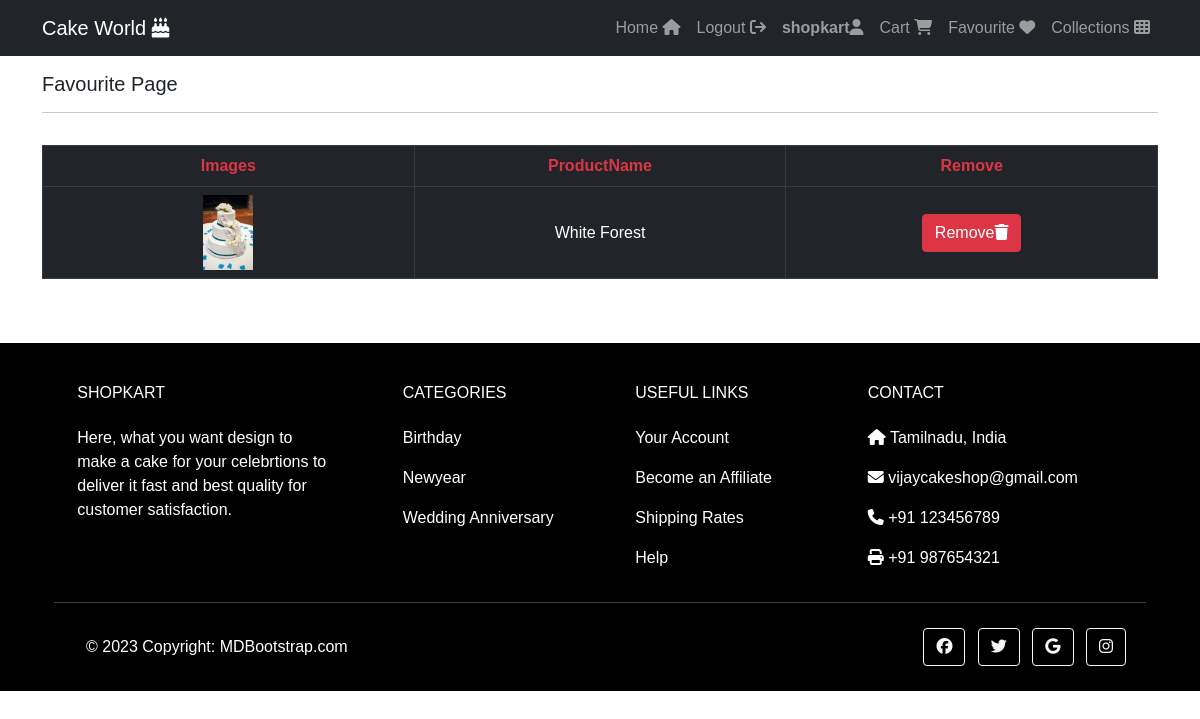
Page /viewfav (signed in) on the committed database.
### shop/models.py (models this page shows, shortened)
class Favourite(models.Model):
    user=models.ForeignKey(User,on_delete=models.CASCADE)
    product=models.ForeignKey(Product,on_delete=models.CASCADE)
    created_at=models.DateTimeField(auto_now_add=True)

class Product(models.Model):
    category=models.ForeignKey(Category,on_delete=models.CASCADE)
    product_name=models.CharField(max_length=200,null=False,blank=False)
    vendor=models.CharField(max_length=200,null=False,blank=False)
    product_image=models.ImageField(upload_to=getFileName,null=True,blank=True)
    quantity=models.IntegerField(null=False,blank=False)
    original_price=models.FloatField(null=False,blank=False)
    selling_price=models.FloatField(null=False,blank=False)
    description=models.TextField(max_length=500,null=False,blank=False)
    status=models.BooleanField(default=False,help_text='0-show,1-hidden')
    created_at=models.DateTimeField(auto_now_add=True)

### shop/views.py (the view)
# urls.py: path('viewfav',views.view_fav,name='viewfav'),
def view_fav(request):
    if request.user.is_authenticated:
        fav_product=Favourite.objects.filter(user=request.user)
        return render(request,'shop/products/fav.html',{'fav':fav_product})
    else:
        return redirect('/')

### shop/templates/shop/products/fav.html (shortened to what this page needs)
{% extends "shop/layouts/main.html" %}
{% block content %}
<div class="container">
    <div class="row">
        <div class="col-12 my-3">
            <h5>Favourite Page</h5>
            <hr>
        </div>
        <div class="col-12">
            <table class="table table-responsive table-bordered table-dark align-middle text-center p-0 ">
                <tr>
                    <td class='text-danger fw-bold'>Images</td>
                    <td class='text-danger fw-bold'>ProductName</td>
                    <td class='text-danger fw-bold'>Remove</td>
                </tr>
                {% for i in fav %}
                <tr class="col-12">
                <td class="col-4"><img src="{{i.product.product_image.url}}" alt="{{i.product.name}}" style="height: 75px;"></td>
                <td class="col-4">{{i.product.product_name}}</td>
                <td class="col-4"><a href="{% url 'removefav' i.id %}" onclick="return confirm('Are Remove this Cake from Favourite ?')" class="btn btn-danger">Remove<i class="fa fa-trash"></i></a></td>
                </tr>
                {% endfor %}
            </table>
        </div>
    </div>
</div>
{% endblock content %}

### shop/templates/shop/Inc/navbar.html (shortened to what this page needs)
<nav class="navbar navbar-expand-lg navbar-dark bg-dark">
    <div class="container">
      <a class="navbar-brand" href="{% url 'home' %}">Cake World <i class="fa fa-birthday-cake"></i></a>
      <div class="collapse navbar-collapse" id="navbarNavAltMarkup">
        <div class="navbar-nav ms-auto">
          <a class="nav-link" aria-current="page" href="{% url 'home' %}">Home
<i class="fa fa-home"></i></a>
          {% if request.user.is_authenticated %}
          <a class="nav-link" href="{% url 'logoutPage' %}">Logout
<i class="fa fa-sign-out"></i></a>
          <a class="nav-link fw-bold" href="#">{{request.user}}<i class="fa fa-user"></i></a>
          <a class="nav-link" href="{% url 'viewcart' %}">Cart
            <i class="fa fa-shopping-cart"></i></a>
          <a class="nav-link" href="{% url 'viewfav' %}">Favourite
            <i class="fa fa-heart"></i></a>
          {% else %}
          <a class="nav-link" href="{% url 'loginPage' %}">Login
<i class="fa fa-sign-in"></i></a>
          <a class="nav-link" href="{% url 'register' %}">Register
            <i class="fa fa-user-plus"></i></a>
          {% endif %}
          <a class="nav-link" href="{% url 'collections' %}">Collections
<i class="fa fa-th"></i></a>
        </div>
      </div>
    </div>
  </nav>

### shop/static/css/style.css (style rules this page uses)
* { font-family: sans-serif; }
a { text-decoration: none; }

### rows in the picture
Favourite: product.product_image (picture), product.product_name "White Forest"

### other values in the picture
{{ request.user }} "shopkart"
